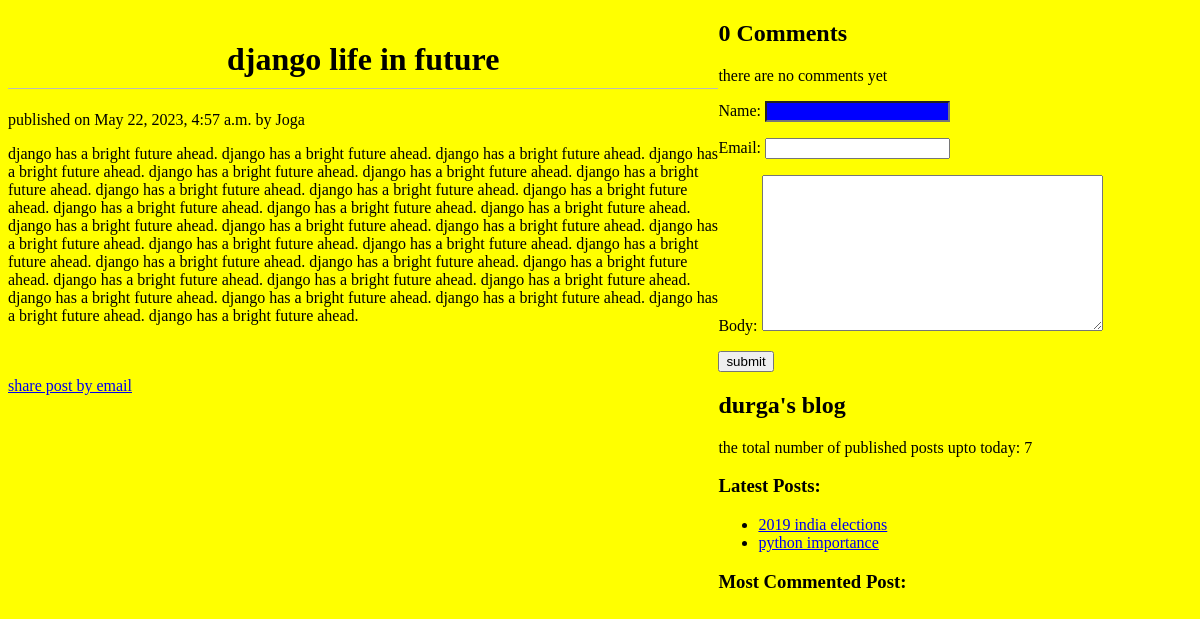
Screenshot of /2023/05/22/django-life-in-future with the database file from the repository.
### blog/models.py (models this page shows, shortened)
class Post(models.Model):
    STATUS_CHOICES = (('draft','Draft'),('published','Published'))
    title=models.CharField(max_length=256)
    slug=models.SlugField(max_length=264,unique_for_date='publish')
    author=models.ForeignKey(User,on_delete=models.CASCADE,related_name='blog_posts')
    body=models.TextField()
    publish=models.DateTimeField(default=timezone.now)
    created=models.DateTimeField(auto_now_add=True)
    updated=models.DateTimeField(auto_now=True)
    status=models.CharField(max_length=10,choices=STATUS_CHOICES,default='draft')
    objects=CustomManager()
    tags=TaggableManager()
    class Meta:
        ordering=('-publish',)
    def get_absolute_url(self):
        return reverse('post_detail',args=[self.publish.year,
                                           self.publish.strftime('%m'),self.publish.strftime('%d'),
                                           self.slug])

### blog/views.py (the view)
# urls.py: path('<int:year>/<int:month>/<int:day>/<str:post>',views.post_detail_view,name='post_detail'),
def post_detail_view(request,year,month,day,post):
    post = get_object_or_404(Post,slug=post,status='published',publish__year=year,
                             publish__month=month,publish__day=day)
    comments = post.comments.filter(active=True)
    csubmit = False
    if request.method == 'POST':
        form = CommentForm(request.POST)
        if form.is_valid():
            new_comment = form.save(commit=False)
            new_comment.post = post
            new_comment.save()
            csubmit=True
    else:
        form =CommentForm()
    return render(request,'blog/post_detail.html',{'post':post,'form':form,'csubmit':csubmit,'comments':comments})

### blog/forms.py
class CommentForm(forms.ModelForm):
    class Meta:
        model = Comment
        fields = ('name','email','body')

### blog/models.py (called while the page is built)
    def get_queryset(self):
        return super().get_queryset().filter(status='published')

### blog/templatetags/blog_tags.py (called while the page is built)
@register.simple_tag(name='mytag')
def total_post():
    return Post.objects.count()

@register.inclusion_tag('blog/latest_posts123.html')
def show_latest_posts():
    latest_posts=Post.objects.order_by('-publish',)[:2]
    return {'latest_posts':latest_posts}

### templates/blog/post_detail.html (shortened to what this page needs)
{%extends 'blog/base.html' %}
{%block body%}
<div class="content">
<h1>{{post.title}}</h1>
<p id="date">published on {{post.publish}} by {{post.author|title}}</p>
{{post.body|linebreaks}}<br><br>
    <a href="/{{post.id}}/share">share post by email</a>
</div>
{%with comments.count as comments_count%}
<h2>{{comments_count}} Comment{{comments_count|pluralize}}</h2>
{%endwith%}
{%if comments%}
{%for comment in comments%}
<p>Comment {{forloop.counter}} by {{comment.name}} on {{comment.created}}</p>
{{comment.body|linebreaks}}
{%endfor%}
{%else%}
<p>there are no comments yet</p>
{%endif%}
{%if csubmit%}
<h2>your comment added successfully</h2>
{%else%}
<form method="post">
    {{form.as_p}}
    <input type="submit" value="submit">
</form>
{%endif%}
{%endblock%}

### templates/blog/latest_posts123.html
<ul>
    {%for post in latest_posts%}
    <li><a href="{{post.get_absolute_url}}">{{post.title}}</a></li>
    {%endfor%}
</ul>

### statics/css/blog.css (style rules this page uses)
body { background:yellow; }
.content { width:60%; float:left; background:yellow; }
h1 { text-align:center; border-bottom:1px solid #bbb; padding-bottom:10px; }
a { text-decorator:none; }
input[type=text] { background:blue; color:white; }

### rows the page displays
Post: title "django life in future", publish "May 22, 2023, 4:57 a.m.", author "Joga", body "django has a bright future ahead. django has a bright future ahead. django has a bright future ahead. django has a bright future ahead. django has a bright future ahead. django has a bright future ahead. django has a bright future ahead. django has a bright future ahead. django has a bright future ahead. django has a bright future ahead. django has a bright future ahead. django has a bright future ahead. django has a bright future ahead. django has a bright future ahead. django has a bright future ahead. django has a bright future ahead. django has a bright future ahead. django has a bright future ahead. django has a bright future ahead. django has a bright future ahead. django has a bright…"
Post: title "2019 india elections"
Post: title "python importance"

### other values shown
{{ comments_count }} "0"
